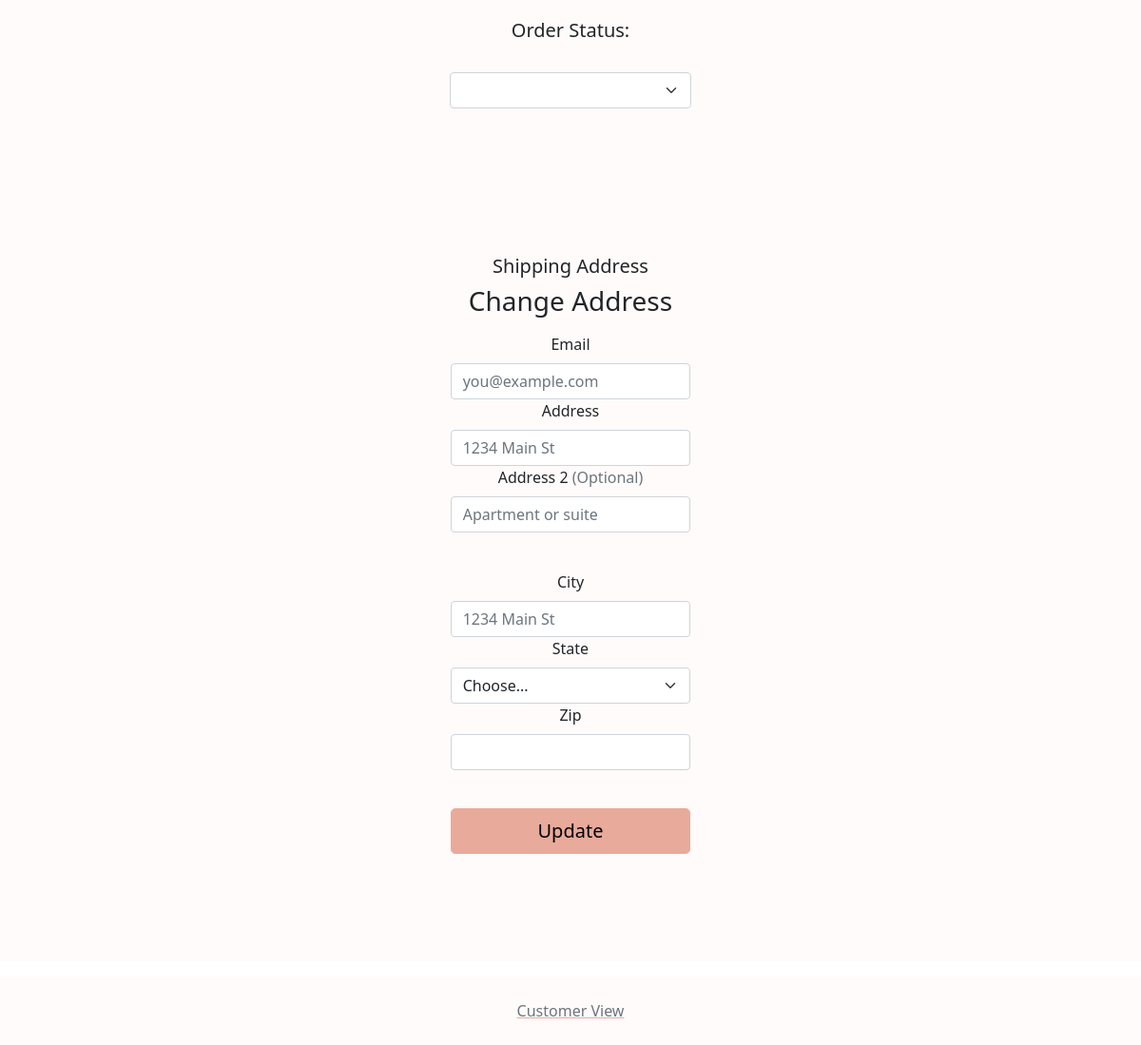
Page /admin/?action=order-details&orderid=0000000054 (signed in, lower part) on the earlier database version.
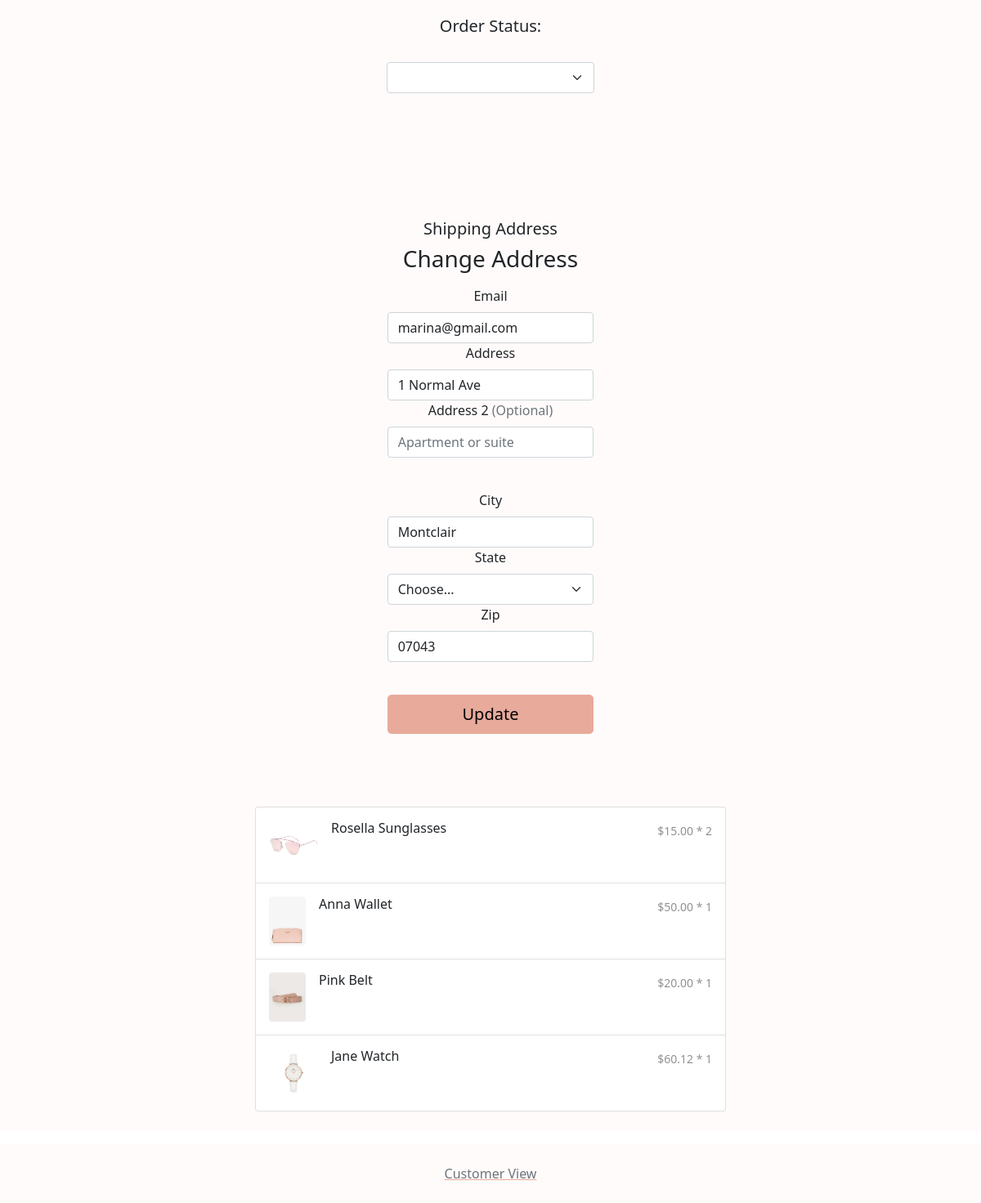
Same page on the later database version.
### tables this page shows
CREATE TABLE `orders` (
  `orderID` int(10) UNSIGNED ZEROFILL NOT NULL,
  `customerID` int(10) UNSIGNED ZEROFILL DEFAULT NULL,
  `email` varchar(60) NOT NULL,
  `itemsPrice` decimal(7,2) UNSIGNED NOT NULL,
  `shipping` decimal(4,2) UNSIGNED NOT NULL,
  `tax` decimal(4,2) UNSIGNED NOT NULL,
  `status` varchar(15) NOT NULL,
  `timePlaced` timestamp NOT NULL DEFAULT current_timestamp(),
  `shipFirstName` varchar(30) NOT NULL,
  `shipLastName` varchar(30) NOT NULL,
  `shipStreet` varchar(30) NOT NULL,
  `shipStreet2` varchar(30) DEFAULT NULL,
  `shipCity` varchar(30) NOT NULL,
  `shipState` char(2) NOT NULL,
  `shipZip` int(5) UNSIGNED ZEROFILL NOT NULL
);

CREATE TABLE `order_items` (
  `orderID` int(10) UNSIGNED ZEROFILL NOT NULL,
  `itemID` int(10) UNSIGNED ZEROFILL NOT NULL,
  `quantity` int(3) UNSIGNED NOT NULL,
  `price` decimal(5,2) UNSIGNED NOT NULL
);

CREATE TABLE `item` (
  `itemID` int(10) UNSIGNED ZEROFILL NOT NULL,
  `name` varchar(30) NOT NULL,
  `price` decimal(5,2) UNSIGNED NOT NULL,
  `quantity` int(3) UNSIGNED NOT NULL,
  `category` varchar(15) NOT NULL,
  `color` varchar(15) NOT NULL,
  `material` varchar(15) NOT NULL,
  `description` text DEFAULT NULL,
  `tags` text DEFAULT NULL
);

### function/customer-db.php (called while the page is built, shortened)
<?php
function getOrderDetails($orderID)
{
    global $db;
    $query = 'SELECT * FROM `orders` WHERE `orderID` = :orderID';
    $statement = $db->prepare($query);
    $statement->bindValue(':orderID', $orderID);
    $statement->execute();
    $orderInfo = $statement->fetch();
    return $orderInfo;
}
function getOrderItems($orderID)
{
    global $db;
    $query = 'SELECT `order_items`.*, `item`.`name` FROM `order_items` INNER JOIN `item` ON `order_items`.`itemID` = `item`.`itemID`  WHERE `orderID` = :orderID';
    $statement = $db->prepare($query);
    $statement->bindValue(':orderID', $orderID);
    $statement->execute();
    $items = $statement->fetchAll();
    return $items;
}

### function/store-db.php (called while the page is built, shortened)
<?php
function getItemImage($itemID)
{
    $path = "media/purse.jpg";
    $exts = array('bmp', 'png', 'jpg', 'jpeg');
    foreach ($exts as $ext) {
        if (file_exists("../media/" . $itemID . "." . $ext)) {
            $path = "../media/" . $itemID . "." . $ext;
        }
    }
    return $path;
}

### admin/page/order-details.php (the view, shortened to what the changed rows need)
<?php
include 'admin-view/header.php';
?>
<div class="container-fluid">
    <div class="py-5 text-center w-25 mx-auto">
        <div class="card bg-light sticky-top mb-4 border-light" style="top: 72px">
            <div class="card-body">
                <h5 class="card-title">Order Status: </h5>
                <select class="form-select" id="status" required>
                    <option value="<?php echo $order['status'] ?>"></option>
                    <option>Ordered</option>
                </select>
            </div>
        </div>
    </div>
    <div class="py-5 text-center w-75 mx-auto">
        <div class="card bg-light sticky-top mb-4 border-light" style="top: 72px">
            <div class="card-body">
                <h5 class="card-title">Shipping Address</h5>
                <div class="container text-center">
                    <div class="row">
                        <div class="col-sm-4"></div>
                        <div class="col-sm-4">
                            <form action="." method="post">
                                <h5 class="h3 mb-3 fw-normal">Change Address</h5>
                                <div class="col-12">
                                    <label for="email" class="form-label">Email </label>
                                    <input type="email" class="form-control" id="email" placeholder="you@example.com" value="<?php echo $order['email'] ?>">
                                </div>
                                <div class="col-12">
                                    <label for="shipStreet" class="form-label">Address</label>
                                    <input type="text" class="form-control" id="shipStreet" placeholder="1234 Main St" value="<?php echo $order['shipStreet'] ?>" required>
                                </div>
                                <div class="col-12">
                                    <label for="shipStreet2" class="form-label">Address 2 <span class="text-muted">(Optional)</span></label>
                                    <input type="text" class="form-control" id="shipStreet2" placeholder="Apartment or suite" value="<?php echo $order['shipStreet2'] ?>" required>
                                </div>
                                <p><br></p>
                                <div class="col-12">
                                    <label for="shipCity" class="form-label">City</label>
                                    <input type="text" class="form-control" id="shipCity" placeholder="1234 Main St" value="<?php echo $order['shipCity'] ?>" required>
                                </div>
                                <div class="col-12">
                                    <label for="state" class="form-label">State</label>
                                    <select class="form-select" id="state" required>
                                        <option value="<?php echo $order['shipState'] ?>">Choose...</option>
                                    </select>
                                </div>
                                <div class="col-12">
                                    <label for="shipZip" class="form-label">Zip</label>
                                    <input type="text" class="form-control" id="shipZip" placeholder="" value="<?php echo $order['shipZip'] ?>" required>
                                </div>
                                <p><br></p>
                                <button class="w-100 btn btn-primary btn-lg" type="submit" name="updateOrder">Update</button>
                            </form>
                        </div>
                    </div>
                </div>
            </div>
        </div>
    </div>
    <div class="list-group w-50 mx-auto">
        <?php
        foreach ($items as $item) { ?>
            <a href=".?action=product&itemid=<?php echo $item['itemID'] ?>#view" class="list-group-item list-group-item-action d-flex gap-3 py-3" aria-current="true">
                <img src="<?php echo getItemImage($item['itemID']) ?>" alt="twbs" height="60px" class="rounded flex-shrink-0">
                <div class="d-flex gap-2 w-100 justify-content-between">
                    <div>
                        <h6 class="my-0"><?php echo $item['name'] ?></h6>
                    </div>
                    <div>
                        <small class="opacity-50 my-0">$<?php echo $item['price'] . ' * ' . $item['quantity'] ?></small>
                    </div>
                </div>
            </a>
        <?php } ?>
    </div>
    <p><br></p>
</div>
<?php include('admin-view/footer.php') ?>

Differences in the rows shown:
added orders: email "marina@gmail.com", shipStreet "1 Normal Ave", shipCity "Montclair", shipZip "07043"
added order_items: shows a picture, itemID.name "Rosella Sunglasses", price "15.00", quantity "2"
added order_items: shows a picture, itemID.name "Anna Wallet", price "50.00", quantity "1"
added order_items: shows a picture, itemID.name "Pink Belt", price "20.00", quantity "1"
added order_items: shows a picture, itemID.name "Jane Watch", price "60.12", quantity "1"
